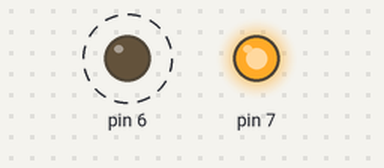
This sketch was run on a simulated Arduino Uno, built with avr-gcc and run on an emulated ATmega328P. Parts: output pins drawn as LEDs (lit = HIGH). Dashed ring = blinking.

Above: at 0.5 s.
Timing chart, 0 to 3.0 s (numbered marks = the images above):
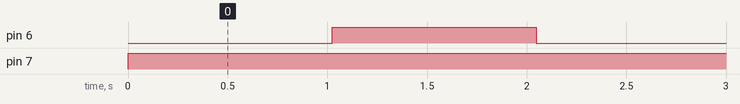

The sketch:

WDT.ino
```cpp
#include <avr/io.h>
#include <util/delay.h>
//#include <util/sleep.h>
#include <avr/interrupt.h>
#include <avr/wdt.h>
#define F_CPU 16000000UL
int counter = 0;

int main(void){

    cli();
    wdt_reset();
    WDTCSR |= (1 << WDCE) | (1<< WDE);
    WDTCSR = (1 << WDP2) | (1 << WDP1) | (1 << WDIE); //CONFIGURANDO BASES DE TEMPO DE 1s
    sei();
    DDRD |=(1<<7);
    DDRD |=(1<<6);

    PORTD &= ~(1<<7);

    while(1){
      PORTD |= (1<<7);
      _delay_ms(2000);
    }

}

ISR(WDT_vect){
  PORTD ^= (1<<6);
  wdt_reset();

}
```

Measured:
- by itself, pin 6: alternates HIGH for 1.0 s and LOW for 1.0 s
- by itself, pin 7: LOW → HIGH at 0.00 s
